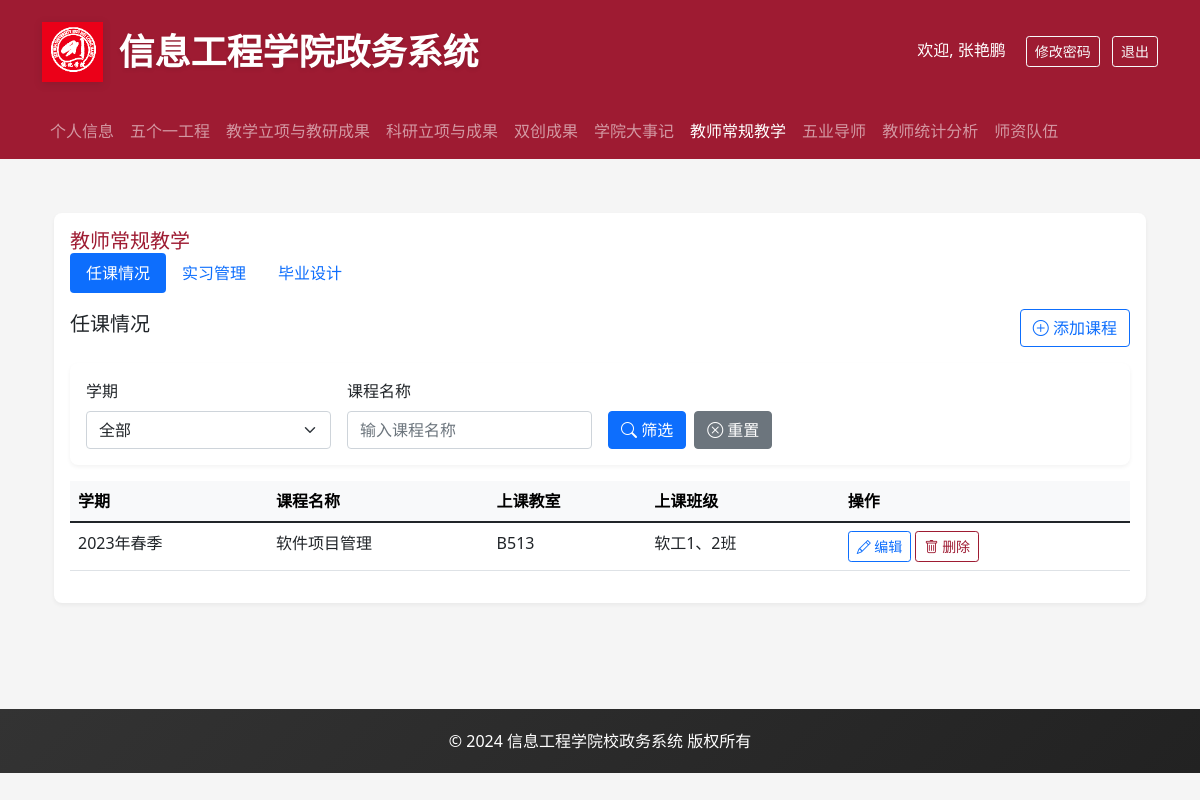
Screenshot of /teacher_teaching (signed in) with the database file from the repository.
### backend/models.py (models this page shows, shortened)
class User(UserMixin, db.Model):
    __tablename__ = 'users'
    id = db.Column(db.Integer, primary_key=True)
    username = db.Column(db.String(80), unique=True, nullable=False)
    password_hash = db.Column(db.String(128))
    role = db.Column(db.String(20), nullable=False)  # admin, teacher, student
    name = db.Column(db.String(80))
    gender = db.Column(db.String(10))
    birth_date = db.Column(db.Date)
    email = db.Column(db.String(120), unique=True)
    phone = db.Column(db.String(20))
    employee_number = db.Column(db.String(20))
    ethnicity = db.Column(db.String(50))  # 民族
    id_number = db.Column(db.String(18))  # 身份证号
    political_status = db.Column(db.String(50))  # 政治面貌
    party_join_date = db.Column(db.Date)  # 入党时间
    party_branch = db.Column(db.String(100))  # 所属党支部
    hometown = db.Column(db.String(100))  # 籍贯
    address = db.Column(db.String(200))  # 家庭住址
    education_level = db.Column(db.String(50))  # 学历
    education_date = db.Column(db.Date)  # 获得学历时间
    degree = db.Column(db.String(50))  # 学位
    degree_date = db.Column(db.Date)  # 获得学位时间
    bachelor_school = db.Column(db.String(100))  # 本科毕业学校
    master_school = db.Column(db.String(100))  # 硕士毕业学校
    phd_school = db.Column(db.String(100))  # 博士毕业学校
    major = db.Column(db.String(100))  # 专业
    teaching_group = db.Column(db.String(100))  # 教研室
    is_dual_teacher = db.Column(db.String(10))  # 是否双师
    award_title = db.Column(db.String(100))  # 获得奖励称号
    talent_title = db.Column(db.String(100))  # 人才称号
    research_direction = db.Column(db.String(200))  # 研究方向
    work_start_date = db.Column(db.Date)  # 入校时间
    career_start_date = db.Column(db.Date)  # 参加工作时间
    highest_title = db.Column(db.String(50))  # 最高级职称
    highest_title_date = db.Column(db.Date)  # 获得最高级职称时间
    position = db.Column(db.String(50))  # 职务
    subject = db.Column(db.String(50))  # 学科
    department = db.Column(db.String(100))  # 所属院系
    photo_path = db.Column(db.String(200))  # 照片路径
    hire_date = db.Column(db.Date)             # 入职日期

class TeacherCourse(db.Model):
    id = db.Column(db.Integer, primary_key=True)
    teacher_id = db.Column(db.Integer, db.ForeignKey('users.id'), nullable=False)  # 教师ID
    course_name = db.Column(db.String(100), nullable=False)  # 课程名称
    classroom = db.Column(db.String(50), nullable=False)  # 上课教室
    class_name = db.Column(db.String(50), nullable=False)  # 上课班级
    semester = db.Column(db.String(20), nullable=False)  # 学期（如：2023-2024-1）
    created_at = db.Column(db.DateTime, default=datetime.utcnow)  # 创建时间
    teacher = db.relationship('User', backref=db.backref('courses', lazy=True))

### backend/app.py (the view)
@app.route('/teacher_teaching')
@login_required
def teacher_teaching():
    try:
        tab = request.args.get('tab', 'graduation')
        student_name = request.args.get('student_name', '')
        teacher_name = request.args.get('teacher_name', '')
        is_admin_teacher = current_user.role == 'admin'
        courses = TeacherCourse.query.filter_by(teacher_id=current_user.id).all() if not is_admin_teacher else TeacherCourse.query.all()
        graduation_projects_query = GraduationProject.query
        if not is_admin_teacher:
            graduation_projects_query = graduation_projects_query.filter_by(teacher_id=current_user.id)
        graduation_projects = graduation_projects_query.all()
        internships_query = Internship.query
        if not is_admin_teacher:
            internships_query = internships_query.filter_by(teacher_id=current_user.id)
        internships = internships_query.all()
        return render_template('teacher_teaching.html',
                             courses=courses,
                             graduation_projects=graduation_projects,
                             internships=internships,
                             is_admin_teacher=is_admin_teacher)
    except Exception as e:
        flash(f'加载页面时发生错误：{str(e)}', 'error')
        return redirect(url_for('index'))

### backend/app.py (called while the page is built)
@login_manager.user_loader
def load_user(user_id):
    return User.query.get(int(user_id))

### frontend/templates/teacher_teaching.html (shortened to what this page needs)
{% extends "base.html" %}
{% block content %}
<div class="container mt-4">
    <div class="card">
        <div class="card-body">
            <h5 class="card-title">教师常规教学</h5>
            <ul class="nav nav-pills mb-3" id="teachingTabs" role="tablist">
                <li class="nav-item" role="presentation">
                    <button class="nav-link active" id="courses-tab" data-bs-toggle="pill"
                            data-bs-target="#courses" type="button" role="tab">
                        任课情况
                    </button>
                </li>
                <li class="nav-item" role="presentation">
                    <button class="nav-link" id="internships-tab" data-bs-toggle="pill"
                            data-bs-target="#internships" type="button" role="tab">
                        实习管理
                    </button>
                </li>
                <li class="nav-item" role="presentation">
                    <button class="nav-link" id="graduation-tab" data-bs-toggle="pill"
                            data-bs-target="#graduation" type="button" role="tab">
                        毕业设计
                    </button>
                </li>
            </ul>
            <div class="tab-content" id="teachingTabsContent">
                <div class="tab-pane fade show active" id="courses" role="tabpanel">
                    <div class="d-flex justify-content-between align-items-center mb-3">
                        <h5>任课情况</h5>
                        <button class="btn btn-outline-primary" data-bs-toggle="modal" data-bs-target="#addCourseModal">
                            <i class="bi bi-plus-circle"></i> 添加课程
                        </button>
                    </div>
                    <div class="card mb-3">
                        <div class="card-body">
                            <form id="courseFilterForm" class="row g-3">
                                <div class="col-md-3">
                                    <label class="form-label">学期</label>
                                    <select class="form-select" name="semester" id="semesterFilter">
                                        <option value="">全部</option>
                                    </select>
                                </div>
                                <div class="col-md-3">
                                    <label class="form-label">课程名称</label>
                                    <input type="text" class="form-control" name="course_name" id="courseNameFilter" placeholder="输入课程名称">
                                </div>
                                <div class="col-md-3 d-flex align-items-end">
                                    <button type="button" class="btn btn-primary" onclick="filterCourses()">
                                        <i class="bi bi-search"></i> 筛选
                                    </button>
                                    <button type="button" class="btn btn-secondary ms-2" onclick="resetFilter()">
                                        <i class="bi bi-x-circle"></i> 重置
                                    </button>
                                </div>
                            </form>
                        </div>
                    </div>
                    <div class="table-responsive">
                        <table class="table table-hover">
                            <thead class="table-light">
                                <tr>
                                    <th>学期</th>
                                    <th>课程名称</th>
                                    <th>上课教室</th>
                                    <th>上课班级</th>
                                    <th>操作</th>
                                </tr>
                            </thead>
                            <tbody>
                                {% for course in courses %}
                                <tr>
                                    <td>{{ course.semester }}</td>
                                    <td>{{ course.course_name }}</td>
                                    <td>{{ course.classroom }}</td>
                                    <td>{{ course.class_name }}</td>
                                    <td>
                                        {% if is_admin_teacher or course.teacher_id == current_user.id %}
                                        <button class="btn btn-sm btn-outline-primary" onclick="editCourse({{ course.id }})">
                                            <i class="bi bi-pencil"></i> 编辑
                                        </button>
                                        <button class="btn btn-sm btn-outline-danger" onclick="deleteCourse({{ course.id }})">
                                            <i class="bi bi-trash"></i> 删除
                                        </button>
                                        {% endif %}
                                    </td>
                                </tr>
                                {% endfor %}
                            </tbody>
                        </table>
                    </div>
                </div>
            </div>
        </div>
    </div>
</div>
{% endblock %}

### frontend/templates/base.html (shortened to what this page needs)
<!DOCTYPE html>
<html lang="zh">
<head>
    <link href="https://cdn.jsdelivr.net/npm/bootstrap@5.1.3/dist/css/bootstrap.min.css" rel="stylesheet">
    <link rel="stylesheet" href="https://cdn.jsdelivr.net/npm/bootstrap-icons@1.8.1/font/bootstrap-icons.css">
</head>
<body>
    <header class="header">
        <div class="container">
            <div class="d-flex align-items-center justify-content-between">
                <div class="d-flex align-items-center">
                    <img src="{{ url_for('static', filename='logo.png') }}" alt="信息工程学院" class="logo me-3">
                    <h1>信息工程学院政务系统</h1>
                </div>
                {% if current_user.is_authenticated %}
                <div>
                    <span class="text-white me-3">欢迎, {{ current_user.name }}</span>
                    <button class="btn btn-outline-light btn-sm me-2" data-bs-toggle="modal" data-bs-target="#changePasswordModal">
                        修改密码
                    </button>
                    <a href="{{ url_for('logout') }}" class="btn btn-outline-light btn-sm">退出</a>
                </div>
                {% endif %}
            </div>
        </div>
    </header>
    {% if current_user.is_authenticated %}
    <nav class="navbar navbar-expand-lg navbar-dark bg-danger">
        <div class="container">
            <div class="collapse navbar-collapse" id="navbarNav">
                <ul class="navbar-nav me-auto">
                    <li class="nav-item">
                        <a class="nav-link {% if request.endpoint == 'profile' %}active{% endif %}" href="{{ url_for('profile') }}">个人信息</a>
                    </li>
                    <li class="nav-item">
                        <a class="nav-link {% if request.endpoint == 'five_one' %}active{% endif %}" href="{{ url_for('five_one') }}">五个一工程</a>
                    </li>
                    <li class="nav-item">
                        <a class="nav-link {% if request.endpoint == 'teaching_research' %}active{% endif %}" href="{{ url_for('teaching_research') }}">教学立项与教研成果</a>
                    </li>
                    <li class="nav-item">
                        <a class="nav-link {% if request.endpoint == 'scientific_research' %}active{% endif %}" href="{{ url_for('scientific_research') }}">科研立项与成果</a>
                    </li>
                    <li class="nav-item">
                        <a class="nav-link {% if request.endpoint == 'innovation_achievements' %}active{% endif %}" href="{{ url_for('innovation_achievements') }}">双创成果</a>
                    </li>
                    <li class="nav-item">
                        <a class="nav-link {% if request.endpoint == 'college_events' %}active{% endif %}" href="{{ url_for('college_events') }}">学院大事记</a>
                    </li>
                    <li class="nav-item">
                        <a class="nav-link {% if request.endpoint == 'teacher_teaching' %}active{% endif %}" href="{{ url_for('teacher_teaching') }}">教师常规教学</a>
                    </li>
                    <li class="nav-item">
                        <a class="nav-link {% if request.endpoint == 'five_one_mentor' %}active{% endif %}" href="{{ url_for('five_one_mentor') }}">五业导师</a>
                    </li>
                    <li class="nav-item">
                        <a class="nav-link {% if request.endpoint == 'teacher_statistics' %}active{% endif %}" href="{{ url_for('teacher_statistics') }}">教师统计分析</a>
                    </li>
                    {% if current_user.username in ['张艳鹏', '王鹏', '高日月'] %}
                    <li class="nav-item">
                        <a class="nav-link {% if request.endpoint == 'faculty_team' %}active{% endif %}" href="{{ url_for('faculty_team') }}">师资队伍</a>
                    </li>
                    {% endif %}
                </ul>
            </div>
        </div>
    </nav>
    {% endif %}
    <div class="content-wrapper">
        <div class="container">
            {% block content %}{% endblock %}
        </div>
    </div>
    <footer class="footer">
        <div class="container text-center">
            <p class="mb-0">© 2024 信息工程学院校政务系统 版权所有</p>
        </div>
    </footer>
</body>
</html>

### frontend/templates/base.html (style rules this page uses)
:root { --primary-color: #9e1b32; --secondary-color: #f8f9fa; --accent-color: #9e1b32; --text-color: #333; }
body { background-color: #f5f5f5; }
.header { background: var(--primary-color); padding: 20px 0; box-shadow: 0 2px 4px rgba(0,0,0,0.1); }
.navbar { background-color: var(--primary-color) !important; }
.header .logo { height: 60px; filter: drop-shadow(0 2px 4px rgba(0,0,0,0.1)); }
.header h1 { color: white; font-size: 36px; margin: 0; padding: 10px 0; text-shadow: 0 2px 4px rgba(0,0,0,0.1); font-weight: 600; }
.content-wrapper { min-height: calc(100vh - 300px); padding: 30px 0; }
.card { border: none; box-shadow: 0 2px 4px rgba(0,0,0,0.05); transition: transform 0.3s ease, box-shadow 0.3s ease; background-color: white; border-radius: 8px; overflow: hidden; }
.card-title { color: var(--primary-color); margin-bottom: 0; }
.btn-outline-danger { border-color: var(--primary-color); color: var(--primary-color); }
.footer { background: linear-gradient(135deg, #333 0%, #222 100%); color: white; padding: 20px 0; margin-top: 50px; }

### rows the page displays
User: name "张艳鹏"
TeacherCourse: semester "2023年春季", course_name "软件项目管理", classroom "B513", class_name "软工1、2班"
